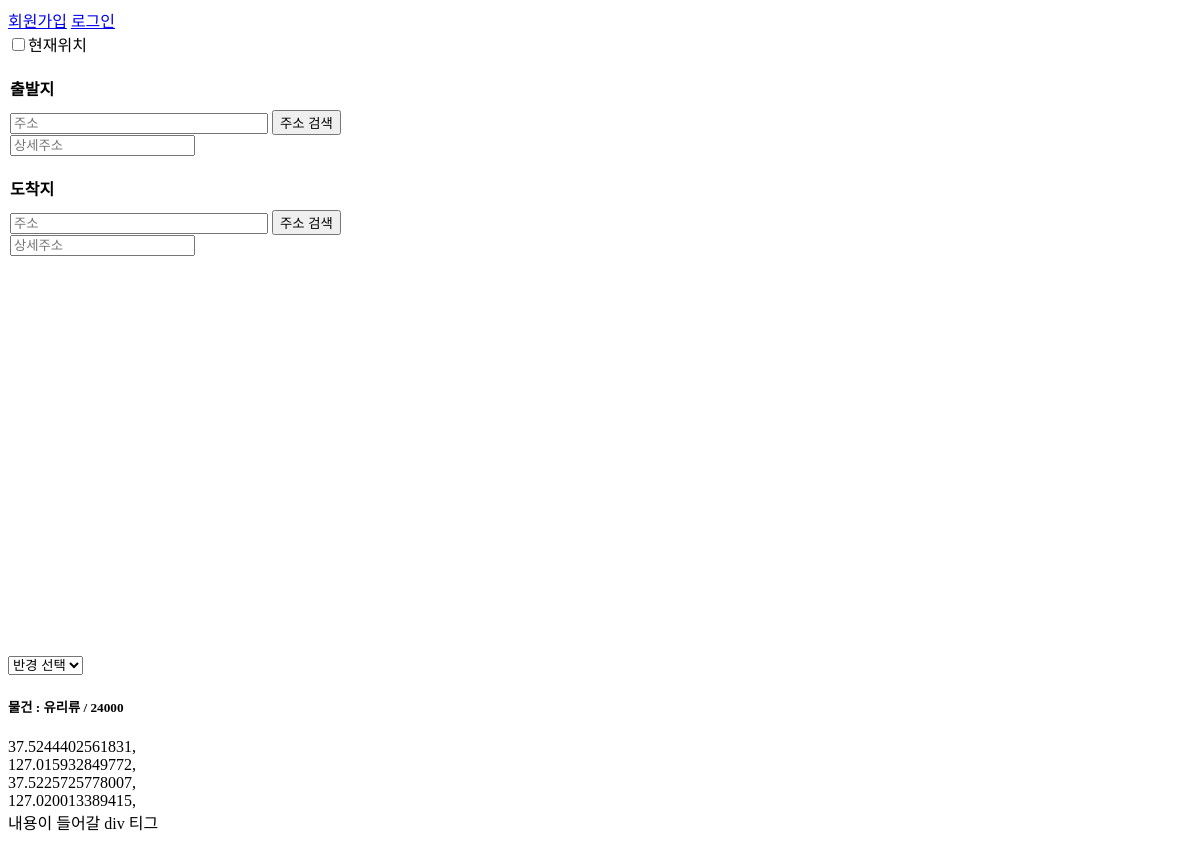
Page /delivery/deliver/ on the committed database.
### deliveryApp/models.py (models this page shows)
class Delivery_my_stuff(models.Model):  # 내 물건 배송
    my_departure_lat = models.FloatField()  # 출발 위도
    my_departure_long = models.FloatField()  # 출발 경도
    my_departure_addr = models.CharField(max_length=100)  # 출발 상세주소
    my_departure_phone = models.IntegerField()  # 보내는 이 폰번호
    my_destination_lat = models.FloatField()  # 도착 위도
    my_destination_long = models.FloatField()  # 도착 경도
    my_destination_addr = models.CharField(max_length=100)  # 도착 상세주소
    my_destination_phone = models.IntegerField()  # 받는 이 폰번호
    my_date = models.DateField()  # 날짜 설정
    my_time = models.CharField(max_length=20)  # 시간 설정
    my_created = models.DateTimeField(
        auto_now_add=True, blank=True, null=True)  # 현재시간
    my_limit_time = models.CharField(
        max_length=100, blank=True, null=True)  # 제한시간
    my_goods = models.CharField(max_length=100)  # 상품 카테고리
    my_goodsinfo = models.CharField(max_length=30)  # 상품 상세정보
    my_weigth = models.FloatField()  # 상품 무게
    my_distance = models.IntegerField()  # 상품 거리
    my_price = models.IntegerField()  # 상품 가격
    my_content = models.CharField(max_length=30)  # 상품

### deliveryApp/views.py (the view)
# urls.py: path('deliver/', views.deliver, name="deliver"),
def deliver(request):
    stuffs = Delivery_my_stuff.objects.all()
    context = {
        "stuffs": stuffs,
    }
    return render(request, 'deliver.html', context)

### deliveryApp/templates/deliver.html (shortened to what this page needs)
{% extends 'base.html' %}
{% block content %}
<input type="checkbox" onclick="current_location();" id="current_location" name="current_location" />현재위치
<div id="navigator_container" name="navigator_container" class="navigator_container">
    <div>
        <fieldset>
            <legend>출발지</legend>
            <input type="text" id="deparature_addr" placeholder="주소" style="width:250px;" readonly>
            <input type="button" onclick="my_Stuff_Map(this.id)" value="주소 검색" id="map_deparature"><br>
            <input type="text" id="detail_deparature_addr" placeholder="상세주소">
        </fieldset>
    </div>
    <div>
        <fieldset>
            <legend>도착지</legend>
            <input type="text" id="destination_addr" placeholder="주소" style="width:250px;" readonly>
            <input type="button" onclick="my_Stuff_Map(this.id)" value="주소 검색" id="map_destination"><br>
            <input type="text" id="detail_destination_addr" placeholder="상세주소">
        </fieldset>
    </div>
</div>
<div id="map" style="width:500px;height:400px;"></div>
<select name="select_radius" id="select_radius">
    <option value="0">반경 선택</option>
</select>
{% for stuff in stuffs %}
<h5>물건 : {{stuff.my_goods}} / {{stuff.my_price}}</h5>
{% endfor %}
<div id="stuff_dep_lat">
    {% for stuff in stuffs.all %}
    {{stuff.my_departure_lat}},
    {% endfor %}
</div>
<div id="stuff_dep_lng">
    {% for stuff in stuffs.all %}
    {{stuff.my_departure_long}},
    {% endfor %}
</div>
<div id="stuff_des_lat">
    {% for stuff in stuffs.all %}
    {{stuff.my_destination_lat}},
    {% endfor %}
</div>
<div id="stuff_des_lng">
    {% for stuff in stuffs.all %}
    {{stuff.my_destination_long}},
    {% endfor %}
</div>
내용이 들어갈 div 티그
{% endblock content %}

### deliveryApp/templates/deliver.html (style rules this page uses)
fieldset { border: 0; padding: 0; }
fieldset legend { padding: 20px 0 10px; font-weight: bold; }

### rows in the picture
Delivery_my_stuff: my_goods "유리류", my_price "24000", my_departure_lat "37.5244402561831", my_departure_long "127.015932849772", my_destination_lat "37.5225725778007", my_destination_long "127.020013389415"
